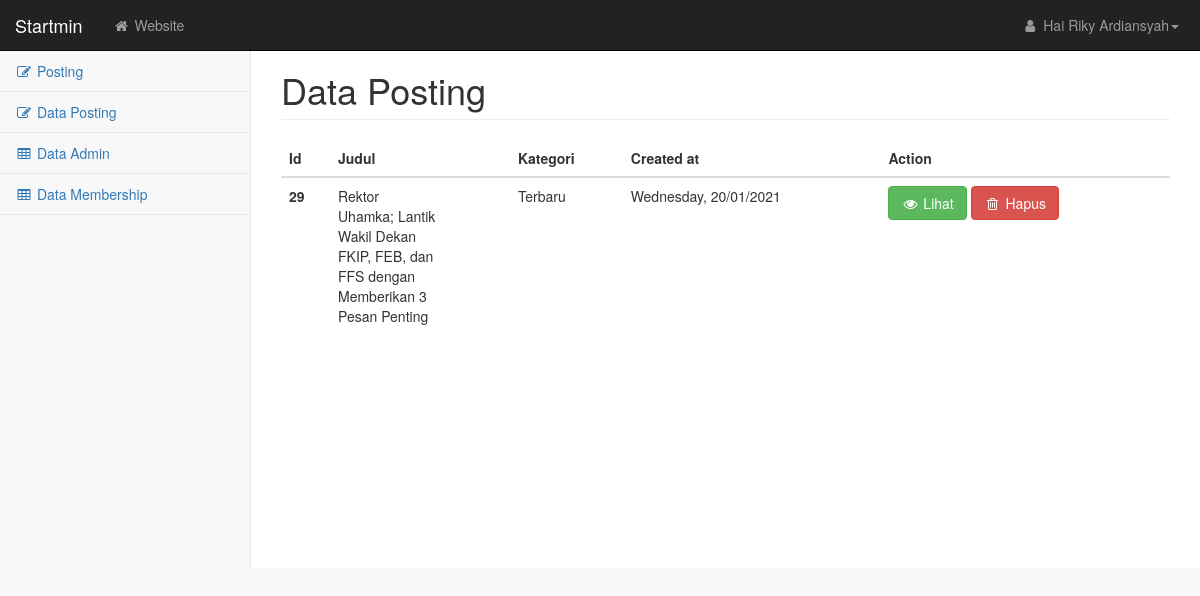
/admin/dataPosting.php (signed in), run on an earlier commit of the app's database.
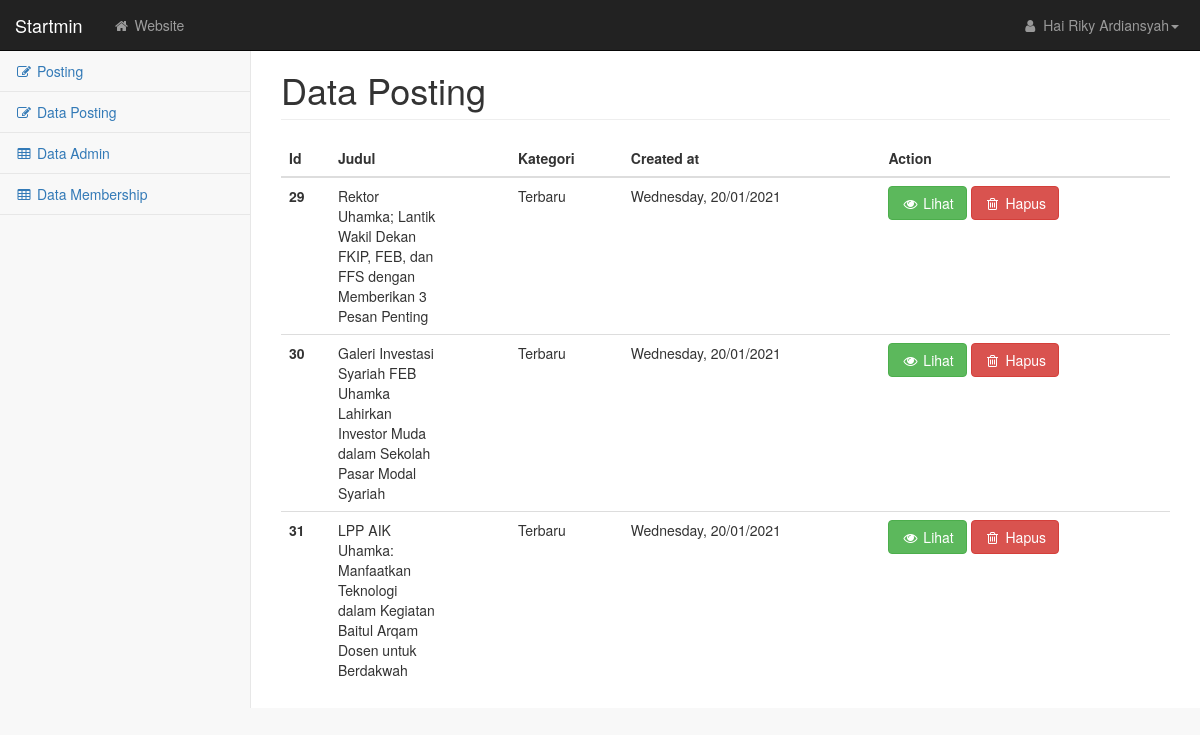
And on a later commit of the database.
### tables this page shows
CREATE TABLE `posting` (
  `id` int(5) NOT NULL,
  `img` text NOT NULL,
  `judul` text NOT NULL,
  `kategori` varchar(25) NOT NULL,
  `artikel` text NOT NULL,
  `created_at` varchar(25) NOT NULL
);

### admin/dataPosting.php (the view, shortened to what this page needs)
<!DOCTYPE html>
<html lang="en">
    <head>
        <?php include('resources.php')?>
    </head>
    <body>
        <div id="wrapper">
            <?php include('navigasi.php') ?>
            <div id="page-wrapper">
                <div class="container-fluid">
                    <div class="row">
                        <div class="col-lg-12">
                            <h1 class="page-header">Data Posting</h1>
                        </div>
                    </div>
                    <div class="row">
                        <div class="col-lg-12 col-md-12">
                            <table class="table">
                                <thead>
                                    <tr>
                                        <th scope="col">Id</th>
                                        <th scope="col">Judul</th>
                                        <th scope="col">Kategori</th>
                                        <th scope="col">Created at</th>
                                        <th scope="col">Action</th>
                                    </tr>
                                </thead>
                                <tbody>
                                <?php
                                    require_once('config.php');
                                    $sql = "SELECT * FROM posting";
                                    $query = mysqli_query($db, $sql);
                                    while($data = mysqli_fetch_array($query)){
                                    ?>
                                    <tr>
                                        <th scope="row"><?= $data['id']?></th>
                                        <td>
                                            <div style="width: 100px;">
                                                <?= $data['judul']?></td>
                                            </div>
                                        <td><?= $data['kategori']?></td>
                                        <td><?= $data['created_at'];?></td>
                                        <td>
                                            <button data-toggle="modal" data-target="#myModal<?= $data['id']?>" class="btn btn-success"  data-target="ModalAddData"><i class="fa fa-eye fa-fw"></i> Lihat</button>
                                            <a href="hapusPosting.php?id=<?= $data['id']?>">
                                                <button class="btn btn-danger"><i class="fa fa-trash-o fa-fw"></i> Hapus</button>
                                            </a>
                                        </td>
                                    <?php } ?>
                        </div>
                    </div>
                </div>
            </div>
    </body>
</html>

What changed in the data, as far as the page shows it:
added posting: id "30", judul "Galeri Investasi Syariah FEB Uhamka Lahirkan Investor Muda dalam Sekolah Pasar Modal Syariah", kategori "Terbaru", created_at "Wednesday, 20/01/2021"
added posting: id "31", judul "LPP AIK Uhamka: Manfaatkan Teknologi dalam Kegiatan Baitul Arqam Dosen untuk Berdakwah", kategori "Terbaru", created_at "Wednesday, 20/01/2021"
